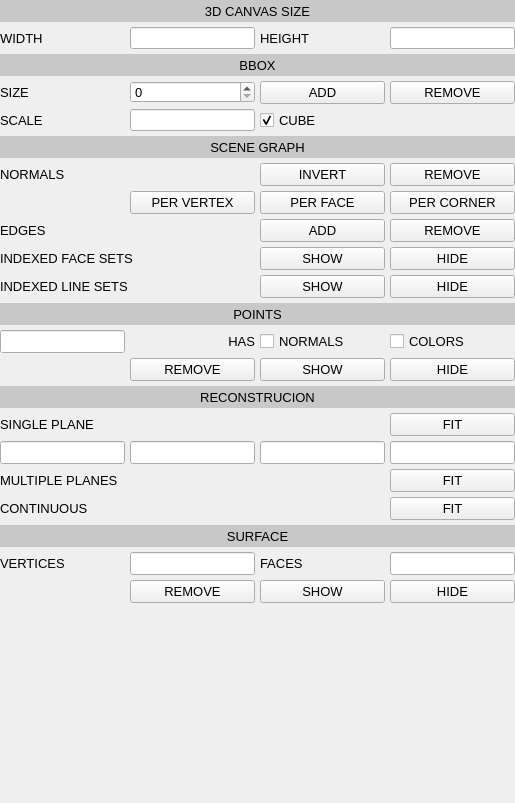
<?xml version="1.0" encoding="UTF-8"?>
<ui version="4.0">
  <class>WrlToolsWidget</class>
  <widget class="QWidget" name="WrlToolsWidget">

    <layout class="QVBoxLayout" name="toolsVBoxLayout">
      <property name="leftMargin">
	<number>0</number>
      </property>
      <property name="topMargin">
	<number>0</number>
      </property>
      <property name="rightMargin">
	<number>0</number>
      </property>
      <property name="bottomMargin">
	<number>0</number>
      </property>
      <property name="spacing">
	<number>0</number>
      </property>

      <item>
	<layout class="QGridLayout" name="toolsGridLayout">
	  <property name="leftMargin">
	    <number>0</number>
	  </property>
	  <property name="topMargin">
	    <number>0</number>
	  </property>
	  <property name="rightMargin">
	    <number>0</number>
	  </property>
	  <property name="bottomMargin">
	    <number>0</number>
	  </property>
	  <property name="spacing">
	    <number>5</number>
	  </property>

	  <!-- row 0 -->
	  <item row="0" column="0" colspan="4">
	    <widget class="QLabel" name="label3DCanvas">
	      <property name="sizePolicy">
		<sizepolicy hsizetype="Fixed" vsizetype="Fixed">
		  <horstretch>1</horstretch>
		  <verstretch>0</verstretch>
		</sizepolicy>
	      </property>
	      <property name="minimumSize">
		<size>
		  <width>50</width>
		  <height>22</height>
		</size>
	      </property>
	      <property name="maximumSize">
		<size>
		  <width>10000</width>
		  <height>22</height>
		</size>
	      </property>
	      <property name="alignment">
		<set>Qt::AlignHCenter|Qt::AlignVCenter</set>
	      </property>
	      <property name="styleSheet">
		<string notr="true">QLabel { background-color : rgb(200,200,200); color : black; }</string>
	      </property>
	      <property name="text">
		<string>3D CANVAS SIZE</string>
	      </property>
	      <property name="font">
		<font>
		  <pointsize>10</pointsize>
		</font>
	      </property>
	    </widget>
	  </item>

	  <!-- row 1 -->

	  <item row="1" column="0">
	    <widget class="QLabel" name="label3DCanvasWidth">
	      <property name="sizePolicy">
		<sizepolicy hsizetype="Fixed" vsizetype="Fixed">
		  <horstretch>1</horstretch>
		  <verstretch>0</verstretch>
		</sizepolicy>
	      </property>
	      <property name="minimumSize">
		<size>
		  <width>50</width>
		  <height>22</height>
		</size>
	      </property>
	      <property name="maximumSize">
		<size>
		  <width>10000</width>
		  <height>22</height>
		</size>
	      </property>
	      <property name="alignment">
		<set>Qt::AlignLeft|Qt::AlignVCenter</set>
	      </property>
	      <property name="margin">
		<number>5</number>
	      </property>
	      <property name="text">
		<string>WIDTH</string>
	      </property>
	      <property name="font">
		<font>
		  <pointsize>10</pointsize>
		</font>
	      </property>
	    </widget>
	  </item>

	  <item row="1" column="1">
	    <widget class="QLineEdit" name="edit3DCanvasWidth">
	      <property name="sizePolicy">
		<sizepolicy hsizetype="Fixed" vsizetype="Fixed">
		  <horstretch>1</horstretch>
		  <verstretch>0</verstretch>
		</sizepolicy>
	      </property>
	      <property name="minimumSize">
		<size>
		  <width>50</width>
		  <height>22</height>
		</size>
	      </property>
	      <property name="maximumSize">
		<size>
		  <width>10000</width>
		  <height>22</height>
		</size>
	      </property>
	      <property name="text">
		<string/>
	      </property>
	      <property name="readOnly">
		<bool>true</bool>
	      </property>
	      <property name="font">
		<font>
		  <pointsize>10</pointsize>
		</font>
	      </property>
	    </widget>
	  </item>

	  <item row="1" column="2">
	    <widget class="QLabel" name="label3DCanvasHeight">
	      <property name="sizePolicy">
		<sizepolicy hsizetype="Fixed" vsizetype="Fixed">
		  <horstretch>1</horstretch>
		  <verstretch>0</verstretch>
		</sizepolicy>
	      </property>
	      <property name="minimumSize">
		<size>
		  <width>50</width>
		  <height>22</height>
		</size>
	      </property>
	      <property name="maximumSize">
		<size>
		  <width>10000</width>
		  <height>22</height>
		</size>
	      </property>
	      <property name="margin">
		<number>5</number>
	      </property>
	      <property name="alignment">
		<set>Qt::AlignLeft|Qt::AlignVCenter</set>
	      </property>
	      <property name="text">
		<string>HEIGHT</string>
	      </property>
	      <property name="font">
		<font>
		  <pointsize>10</pointsize>
		</font>
	      </property>
	    </widget>
	  </item>

	  <item row="1" column="3">
	    <widget class="QLineEdit" name="edit3DCanvasHeight">
	      <property name="sizePolicy">
		<sizepolicy hsizetype="Fixed" vsizetype="Fixed">
		  <horstretch>1</horstretch>
		  <verstretch>0</verstretch>
		</sizepolicy>
	      </property>
	      <property name="minimumSize">
		<size>
		  <width>50</width>
		  <height>22</height>
		</size>
	      </property>
	      <property name="maximumSize">
		<size>
		  <width>10000</width>
		  <height>22</height>
		</size>
	      </property>
	      <property name="text">
		<string/>
	      </property>
	      <property name="readOnly">
		<bool>true</bool>
	      </property>
	      <property name="font">
		<font>
		  <pointsize>10</pointsize>
		</font>
	      </property>
	    </widget>
	  </item>

	  <!-- row 2 -->

	  <item row="2" column="0" colspan="4">
	    <widget class="QLabel" name="labelBBox">
	      <property name="sizePolicy">
		<sizepolicy hsizetype="Fixed" vsizetype="Fixed">
		  <horstretch>1</horstretch>
		  <verstretch>0</verstretch>
		</sizepolicy>
	      </property>
	      <property name="minimumSize">
		<size>
		  <width>50</width>
		  <height>22</height>
		</size>
	      </property>
	      <property name="maximumSize">
		<size>
		  <width>10000</width>
		  <height>22</height>
		</size>
	      </property>
	      <property name="alignment">
		<set>Qt::AlignHCenter|Qt::AlignVCenter</set>
	      </property>
	      <property name="styleSheet">
		<string notr="true">QLabel { background-color : rgb(200,200,200); color : black; }</string>
	      </property>
	      <property name="text">
		<string>BBOX</string>
	      </property>
	      <property name="font">
		<font>
		  <pointsize>10</pointsize>
		</font>
	      </property>
	    </widget>
	  </item>

	  <!-- row 3 -->

	  <item row="3" column="0">
	    <widget class="QLabel" name="labelBBoxSize">
	      <property name="sizePolicy">
		<sizepolicy hsizetype="Fixed" vsizetype="Fixed">
		  <horstretch>1</horstretch>
		  <verstretch>0</verstretch>
		</sizepolicy>
	      </property>
	      <property name="minimumSize">
		<size>
		  <width>50</width>
		  <height>22</height>
		</size>
	      </property>
	      <property name="maximumSize">
		<size>
		  <width>10000</width>
		  <height>22</height>
		</size>
	      </property>
	      <property name="margin">
		<number>5</number>
	      </property>
	      <property name="alignment">
		<set>Qt::AlignLeft|Qt::AlignVCenter</set>
	      </property>
	      <property name="text">
		<string>SIZE</string>
	      </property>
	      <property name="font">
		<font>
		  <pointsize>10</pointsize>
		</font>
	      </property>
	    </widget>
	  </item>

	  <item row="3" column="1">
	    <widget class="QSpinBox" name="spinBoxBBoxDepth">
	      <property name="sizePolicy">
		<sizepolicy hsizetype="Fixed" vsizetype="Fixed">
		  <horstretch>1</horstretch>
		  <verstretch>0</verstretch>
		</sizepolicy>
	      </property>
	      <property name="minimumSize">
		<size>
		  <width>50</width>
		  <height>22</height>
		</size>
	      </property>
	      <property name="maximumSize">
		<size>
		  <width>10000</width>
		  <height>22</height>
		</size>
	      </property>
	      <property name="minimum">
		<number>0</number>
	      </property>
	      <property name="maximum">
		<number>10</number>
	      </property>
	      <property name="value">
		<number>0</number>
	      </property>
	      <property name="font">
		<font>
		  <pointsize>10</pointsize>
		</font>
	      </property>
	    </widget>
	  </item>

	  <item row="3" column="2">
	    <widget class="QPushButton" name="pushButtonBBoxAdd">
	      <property name="text">
		<string>ADD</string>
	      </property>
	      <property name="font">
		<font>
		  <pointsize>10</pointsize>
		</font>
	      </property>
	    </widget>
	  </item>

	  <item row="3" column="3">
	    <widget class="QPushButton" name="pushButtonBBoxRemove">
	      <property name="text">
		<string>REMOVE</string>
	      </property>
	      <property name="font">
		<font>
		  <pointsize>10</pointsize>
		</font>
	      </property>
	    </widget>
	  </item>

	  <!-- row 4 -->

	  <item row="4" column="0">
	    <widget class="QLabel" name="labelBBoxScale">
	      <property name="sizePolicy">
		<sizepolicy hsizetype="Fixed" vsizetype="Fixed">
		  <horstretch>1</horstretch>
		  <verstretch>0</verstretch>
		</sizepolicy>
	      </property>
	      <property name="minimumSize">
		<size>
		  <width>50</width>
		  <height>22</height>
		</size>
	      </property>
	      <property name="maximumSize">
		<size>
		  <width>10000</width>
		  <height>22</height>
		</size>
	      </property>
	      <property name="margin">
		<number>5</number>
	      </property>
	      <property name="alignment">
		<set>Qt::AlignLeft|Qt::AlignVCenter</set>
	      </property>
	      <property name="text">
		<string>SCALE</string>
	      </property>
	      <property name="font">
		<font>
		  <pointsize>10</pointsize>
		</font>
	      </property>
	    </widget>
	  </item>
	  
	  <item row="4" column="1">
	    <widget class="QLineEdit" name="editBBoxScale">
	      <property name="sizePolicy">
		<sizepolicy hsizetype="Fixed" vsizetype="Fixed">
		  <horstretch>1</horstretch>
		  <verstretch>0</verstretch>
		</sizepolicy>
	      </property>
	      <property name="minimumSize">
		<size>
		  <width>50</width>
		  <height>22</height>
		</size>
	      </property>
	      <property name="maximumSize">
		<size>
		  <width>10000</width>
		  <height>22</height>
		</size>
	      </property>
	      <property name="text">
		<string/>
	      </property>
	      <property name="readOnly">
		<bool>false</bool>
	      </property>
	      <property name="font">
		<font>
		  <pointsize>10</pointsize>
		</font>
	      </property>
	    </widget>
	  </item>

	  <item row="4" column="2">
	    <widget class="QCheckBox" name="checkBoxBBoxCube">
	      <property name="sizePolicy">
		<sizepolicy hsizetype="Fixed" vsizetype="Fixed">
		  <horstretch>1</horstretch>
		  <verstretch>0</verstretch>
		</sizepolicy>
	      </property>
	      <property name="minimumSize">
		<size>
		  <width>50</width>
		  <height>22</height>
		</size>
	      </property>
	      <property name="maximumSize">
		<size>
		  <width>10000</width>
		  <height>22</height>
		</size>
	      </property>
	      <property name="checked">
		<bool>true</bool>
	      </property>
	      <property name="text">
		<string>CUBE</string>
	      </property>
	      <property name="font">
		<font>
		  <pointsize>10</pointsize>
		</font>
	      </property>
	    </widget>
	  </item>

	  <!-- row 5 -->

	  <item row="5" column="0" colspan="4">
	    <widget class="QLabel" name="labelSceneGraph">
	      <property name="sizePolicy">
		<sizepolicy hsizetype="Fixed" vsizetype="Fixed">
		  <horstretch>1</horstretch>
		  <verstretch>0</verstretch>
		</sizepolicy>
	      </property>
	      <property name="minimumSize">
		<size>
		  <width>50</width>
		  <height>22</height>
		</size>
	      </property>
	      <property name="maximumSize">
		<size>
		  <width>10000</width>
		  <height>22</height>
		</size>
	      </property>
	      <property name="alignment">
		<set>Qt::AlignHCenter|Qt::AlignVCenter</set>
	      </property>
	      <property name="styleSheet">
		<string notr="true">QLabel { background-color : rgb(200,200,200); color : black; }</string>
	      </property>
	      <property name="text">
		<string>SCENE GRAPH</string>
	      </property>
	      <property name="font">
		<font>
		  <pointsize>10</pointsize>
		</font>
	      </property>
	    </widget>
	  </item>

	  <!-- row 6 -->

	  <item row="6" column="0" colspan="2">
	    <widget class="QLabel" name="labelSceneGraphNormalBinding">
	      <property name="sizePolicy">
		<sizepolicy hsizetype="Fixed" vsizetype="Fixed">
		  <horstretch>1</horstretch>
		  <verstretch>0</verstretch>
		</sizepolicy>
	      </property>
	      <property name="minimumSize">
		<size>
		  <width>50</width>
		  <height>22</height>
		</size>
	      </property>
	      <property name="maximumSize">
		<size>
		  <width>10000</width>
		  <height>22</height>
		</size>
	      </property>
	      <property name="margin">
		<number>5</number>
	      </property>
	      <property name="alignment">
		<set>Qt::AlignLeft|Qt::AlignVCenter</set>
	      </property>
	      <property name="text">
		<string>NORMALS</string>
	      </property>
	      <property name="font">
		<font>
		  <pointsize>10</pointsize>
		</font>
	      </property>
	    </widget>
	  </item>

	  <item row="6" column="2">
	    <widget class="QPushButton" name="pushButtonSceneGraphNormalInvert">
	      <property name="text">
		<string>INVERT</string>
	      </property>
	      <property name="font">
		<font>
		  <pointsize>10</pointsize>
		</font>
	      </property>
	    </widget>
	  </item>

	  <item row="6" column="3">
	    <widget class="QPushButton" name="pushButtonSceneGraphNormalNone">
	      <property name="text">
		<string>REMOVE</string>
	      </property>
	      <property name="font">
		<font>
		  <pointsize>10</pointsize>
		</font>
	      </property>
	    </widget>
	  </item>

	  <!-- row 7 -->

	  <item row="7" column="1">
	    <widget class="QPushButton" name="pushButtonSceneGraphNormalPerVertex">
	      <property name="text">
		<string>PER VERTEX</string>
	      </property>
	      <property name="font">
		<font>
		  <pointsize>10</pointsize>
		</font>
	      </property>
	    </widget>
	  </item>

	  <item row="7" column="2">
	    <widget class="QPushButton" name="pushButtonSceneGraphNormalPerFace">
	      <property name="text">
		<string>PER FACE</string>
	      </property>
	      <property name="font">
		<font>
		  <pointsize>10</pointsize>
		</font>
	      </property>
	    </widget>
	  </item>

	  <item row="7" column="3">
	    <widget class="QPushButton" name="pushButtonSceneGraphNormalPerCorner">
	      <property name="text">
		<string>PER CORNER</string>
	      </property>
	      <property name="font">
		<font>
		  <pointsize>10</pointsize>
		</font>
	      </property>
	    </widget>
	  </item>

	  <!-- row 8 -->

	  <item row="8" column="0" colspan="2">
	    <widget class="QLabel" name="labelSceneGraphEdges">
	      <property name="margin">
		<number>5</number>
	      </property>
	      <property name="alignment">
		<set>Qt::AlignLeft|Qt::AlignVCenter</set>
	      </property>
	      <property name="text">
		<string>EDGES</string>
	      </property>
	      <property name="font">
		<font>
		  <pointsize>10</pointsize>
		</font>
	      </property>
	    </widget>
	  </item>

	  <item row="8" column="2">
	    <widget class="QPushButton" name="pushButtonSceneGraphEdgesAdd">
	      <property name="text">
		<string>ADD</string>
	      </property>
	      <property name="font">
		<font>
		  <pointsize>10</pointsize>
		</font>
	      </property>
	    </widget>
	  </item>

	  <item row="8" column="3">
	    <widget class="QPushButton" name="pushButtonSceneGraphEdgesRemove">
	      <property name="text">
		<string>REMOVE</string>
	      </property>
	      <property name="font">
		<font>
		  <pointsize>10</pointsize>
		</font>
	      </property>
	    </widget>
	  </item>

	  <!-- row 9 -->

	  <item row="9" column="0" colspan="2">
	    <widget class="QLabel" name="labelSceneIndexedFaceSets">
	      <property name="margin">
		<number>5</number>
	      </property>
	      <property name="alignment">
		<set>Qt::AlignLeft|Qt::AlignVCenter</set>
	      </property>
	      <property name="text">
		<string>INDEXED FACE SETS</string>
	      </property>
	      <property name="font">
		<font>
		  <pointsize>10</pointsize>
		</font>
	      </property>
	    </widget>
	  </item>

	  <item row="9" column="2">
	    <widget class="QPushButton"
		    name="pushButtonSceneGraphIndexedFaceSetsShow">
	      <property name="text">
		<string>SHOW</string>
	      </property>
	      <property name="font">
		<font>
		  <pointsize>10</pointsize>
		</font>
	      </property>
	    </widget>
	  </item>

	  <item row="9" column="3">
	    <widget class="QPushButton"
		    name="pushButtonSceneGraphIndexedFaceSetsHide">
	      <property name="text">
		<string>HIDE</string>
	      </property>
	      <property name="font">
		<font>
		  <pointsize>10</pointsize>
		</font>
	      </property>
	    </widget>
	  </item>

	  <!-- row 10 -->

	  <item row="10" column="0" colspan="2">
	    <widget class="QLabel" name="labelSceneIndexedLineSets">
	      <property name="margin">
		<number>5</number>
	      </property>
	      <property name="alignment">
		<set>Qt::AlignLeft|Qt::AlignVCenter</set>
	      </property>
	      <property name="text">
		<string>INDEXED LINE SETS</string>
	      </property>
	      <property name="font">
		<font>
		  <pointsize>10</pointsize>
		</font>
	      </property>
	    </widget>
	  </item>

	  <item row="10" column="2">
	    <widget class="QPushButton"
		    name="pushButtonSceneGraphIndexedLineSetsShow">
	      <property name="text">
		<string>SHOW</string>
	      </property>
	      <property name="font">
		<font>
		  <pointsize>10</pointsize>
		</font>
	      </property>
	    </widget>
	  </item>

	  <item row="10" column="3">
	    <widget class="QPushButton"
		    name="pushButtonSceneGraphIndexedLineSetsHide">
	      <property name="text">
		<string>HIDE</string>
	      </property>
	      <property name="font">
		<font>
		  <pointsize>10</pointsize>
		</font>
	      </property>
	    </widget>
	  </item>

	  <!-- row 11 -->
	  <item row="11" column="0" colspan="4">
	    <widget class="QLabel" name="labelPoints">
	      <property name="sizePolicy">
		<sizepolicy hsizetype="Fixed" vsizetype="Fixed">
		  <horstretch>1</horstretch>
		  <verstretch>0</verstretch>
		</sizepolicy>
	      </property>
	      <property name="minimumSize">
		<size>
		  <width>50</width>
		  <height>22</height>
		</size>
	      </property>
	      <property name="maximumSize">
		<size>
		  <width>10000</width>
		  <height>22</height>
		</size>
	      </property>
	      <property name="alignment">
		<set>Qt::AlignHCenter|Qt::AlignVCenter</set>
	      </property>
	      <property name="styleSheet">
		<string notr="true">QLabel { background-color : rgb(200,200,200); color : black; }</string>
	      </property>
	      <property name="text">
		<string>POINTS</string>
	      </property>
	      <property name="font">
		<font>
		  <pointsize>10</pointsize>
		</font>
	      </property>
	    </widget>
	  </item>

	  <!-- row 12 -->

	  <item row="12" column="0">
	    <widget class="QLineEdit" name="editPointsNumber">
	      <property name="text">
		<string/>
	      </property>
	      <property name="readOnly">
		<bool>true</bool>
	      </property>
	      <property name="font">
		<font>
		  <pointsize>10</pointsize>
		</font>
	      </property>
	    </widget>
	  </item>

	  <item row="12" column="1">
	    <widget class="QLabel" name="labelPointsHas">
	      <property name="margin">
		<number>5</number>
	      </property>
	      <property name="alignment">
		<set>Qt::AlignRight|Qt::AlignVCenter</set>
	      </property>
	      <property name="text">
		<string>HAS</string>
	      </property>
	      <property name="font">
		<font>
		  <pointsize>10</pointsize>
		</font>
	      </property>
	    </widget>
	  </item>

	  <item row="12" column="2">
	    <widget class="QCheckBox" name="checkBoxPointsHasNormals">
	      <property name="text">
		<string>NORMALS</string>
	      </property>
	      <property name="checkable">
		<bool>false</bool>
	      </property>
	      <property name="font">
		<font>
		  <pointsize>10</pointsize>
		</font>
	      </property>
	    </widget>
	  </item>

	  <item row="12" column="3">
	    <widget class="QCheckBox" name="checkBoxPointsHasColors">
	      <property name="text">
		<string>COLORS</string>
	      </property>
	      <property name="checkable">
		<bool>false</bool>
	      </property>
	      <property name="font">
		<font>
		  <pointsize>10</pointsize>
		</font>
	      </property>
	    </widget>
	  </item>

	  <!-- row 13 -->

	  <item row="13" column="1">
	    <widget class="QPushButton" name="pushButtonPointsRemove">
	      <property name="text">
		<string>REMOVE</string>
	      </property>
	      <property name="font">
		<font>
		  <pointsize>10</pointsize>
		</font>
	      </property>
	    </widget>
	  </item>

	  <item row="13" column="2">
	    <widget class="QPushButton" name="pushButtonPointsShow">
	      <property name="text">
		<string>SHOW</string>
	      </property>
	      <property name="font">
		<font>
		  <pointsize>10</pointsize>
		</font>
	      </property>
	    </widget>
	  </item>

	  <item row="13" column="3">
	    <widget class="QPushButton" name="pushButtonPointsHide">
	      <property name="text">
		<string>HIDE</string>
	      </property>
	      <property name="font">
		<font>
		  <pointsize>10</pointsize>
		</font>
	      </property>
	    </widget>
	  </item>

	  <!-- row 14 -->

	  <item row="14" column="0" colspan="4">
	    <widget class="QLabel" name="labelReconstruction">
	      <property name="sizePolicy">
		<sizepolicy hsizetype="Fixed" vsizetype="Fixed">
		  <horstretch>1</horstretch>
		  <verstretch>0</verstretch>
		</sizepolicy>
	      </property>
	      <property name="minimumSize">
		<size>
		  <width>50</width>
		  <height>22</height>
		</size>
	      </property>
	      <property name="maximumSize">
		<size>
		  <width>10000</width>
		  <height>22</height>
		</size>
	      </property>
	      <property name="alignment">
		<set>Qt::AlignHCenter|Qt::AlignVCenter</set>
	      </property>
	      <property name="styleSheet">
		<string notr="true">QLabel { background-color : rgb(200,200,200); color : black; }</string>
	      </property>
	      <property name="text">
		<string>RECONSTRUCION</string>
	      </property>
	      <property name="font">
		<font>
		  <pointsize>10</pointsize>
		</font>
	      </property>
	    </widget>
	  </item>

	  <!-- row 15 -->

	  <item row="15" column="0" colspan="2">
	    <widget class="QLabel" name="labelSurfaceSinglePlane">
	      <property name="margin">
		<number>5</number>
	      </property>
	      <property name="alignment">
		<set>Qt::AlignLeft|Qt::AlignVCenter</set>
	      </property>
	      <property name="text">
		<string>SINGLE PLANE</string>
	      </property>
	      <property name="font">
		<font>
		  <pointsize>10</pointsize>
		</font>
	      </property>
	    </widget>
	  </item>

	  <item row="15" column="3">
	    <widget class="QPushButton" name="pushButtonSurfaceSinglePlaneFit">
	      <property name="text">
		<string>FIT</string>
	      </property>
	      <property name="font">
		<font>
		  <pointsize>10</pointsize>
		</font>
	      </property>
	    </widget>
	  </item>

	  <!-- row 16 -->

	  <item row="16" column="0">
	    <widget class="QLineEdit" name="editSurfaceSinglePlaneCoefficient0">
	      <property name="text">
		<string/>
	      </property>
	      <property name="readOnly">
		<bool>true</bool>
	      </property>
	      <property name="font">
		<font>
		  <pointsize>10</pointsize>
		</font>
	      </property>
	    </widget>
	  </item>

	  <item row="16" column="1">
	    <widget class="QLineEdit" name="editSurfaceSinglePlaneCoefficient1">
	      <property name="text">
		<string/>
	      </property>
	      <property name="readOnly">
		<bool>true</bool>
	      </property>
	      <property name="font">
		<font>
		  <pointsize>10</pointsize>
		</font>
	      </property>
	    </widget>
	  </item>

	  <item row="16" column="2">
	    <widget class="QLineEdit" name="editSurfaceSinglePlaneCoefficient2">
	      <property name="text">
		<string/>
	      </property>
	      <property name="readOnly">
		<bool>true</bool>
	      </property>
	      <property name="font">
		<font>
		  <pointsize>10</pointsize>
		</font>
	      </property>
	    </widget>
	  </item>

	  <item row="16" column="3">
	    <widget class="QLineEdit" name="editSurfaceSinglePlaneCoefficient3">
	      <property name="text">
		<string/>
	      </property>
	      <property name="readOnly">
		<bool>true</bool>
	      </property>
	      <property name="font">
		<font>
		  <pointsize>10</pointsize>
		</font>
	      </property>
	    </widget>
	  </item>

	  <!-- row 17 -->

	  <item row="17" column="0" colspan="2">
	    <widget class="QLabel" name="labelSurfaceMultiplePlanes">
	      <property name="margin">
		<number>5</number>
	      </property>
	      <property name="alignment">
		<set>Qt::AlignLeft|Qt::AlignVCenter</set>
	      </property>
	      <property name="text">
		<string>MULTIPLE PLANES</string>
	      </property>
	      <property name="font">
		<font>
		  <pointsize>10</pointsize>
		</font>
	      </property>
	    </widget>
	  </item>

	  <item row="17" column="3">
	    <widget class="QPushButton" name="pushButtonSurfaceMultiplePlanesFit">
	      <property name="text">
		<string>FIT</string>
	      </property>
	      <property name="font">
		<font>
		  <pointsize>10</pointsize>
		</font>
	      </property>
	    </widget>
	  </item>

	  <!-- row 18 -->

	  <item row="18" column="0" colspan="2">
	    <widget class="QLabel" name="labelSurfaceContinuous">
	      <property name="margin">
		<number>5</number>
	      </property>
	      <property name="alignment">
		<set>Qt::AlignLeft|Qt::AlignVCenter</set>
	      </property>
	      <property name="text">
		<string>CONTINUOUS</string>
	      </property>
	      <property name="font">
		<font>
		  <pointsize>10</pointsize>
		</font>
	      </property>
	    </widget>
	  </item>

	  <item row="18" column="3">
	    <widget class="QPushButton" name="pushButtonSurfaceContinuousFit">
	      <property name="text">
		<string>FIT</string>
	      </property>
	      <property name="font">
		<font>
		  <pointsize>10</pointsize>
		</font>
	      </property>
	    </widget>
	  </item>
	  
	  <!-- row 19 -->

	  <item row="19" column="0" colspan="4">
	    <widget class="QLabel" name="labelSurface">
	      <property name="sizePolicy">
		<sizepolicy hsizetype="Fixed" vsizetype="Fixed">
		  <horstretch>1</horstretch>
		  <verstretch>0</verstretch>
		</sizepolicy>
	      </property>
	      <property name="minimumSize">
		<size>
		  <width>50</width>
		  <height>22</height>
		</size>
	      </property>
	      <property name="maximumSize">
		<size>
		  <width>10000</width>
		  <height>22</height>
		</size>
	      </property>
	      <property name="alignment">
		<set>Qt::AlignHCenter|Qt::AlignVCenter</set>
	      </property>
	      <property name="styleSheet">
		<string notr="true">QLabel { background-color : rgb(200,200,200); color : black; }</string>
	      </property>
	      <property name="text">
		<string>SURFACE</string>
	      </property>
	      <property name="font">
		<font>
		  <pointsize>10</pointsize>
		</font>
	      </property>
	    </widget>
	  </item>

	  <!-- row 20 -->

	  <item row="20" column="0">
	    <widget class="QLabel" name="labelSurfaceVertices">
	      <property name="margin">
		<number>5</number>
	      </property>
	      <property name="alignment">
		<set>Qt::AlignLeft|Qt::AlignVCenter</set>
	      </property>
	      <property name="text">
		<string>VERTICES</string>
	      </property>
	      <property name="font">
		<font>
		  <pointsize>10</pointsize>
		</font>
	      </property>
	    </widget>
	  </item>

	  <item row="20" column="1">
	    <widget class="QLineEdit" name="editSurfaceVertices">
	      <property name="text">
		<string/>
	      </property>
	      <property name="readOnly">
		<bool>true</bool>
	      </property>
	      <property name="font">
		<font>
		  <pointsize>10</pointsize>
		</font>
	      </property>
	    </widget>
	  </item>

	  <item row="20" column="2">
	    <widget class="QLabel" name="labelSurfaceFaces">
	      <property name="margin">
		<number>5</number>
	      </property>
	      <property name="alignment">
		<set>Qt::AlignLeft|Qt::AlignVCenter</set>
	      </property>
	      <property name="text">
		<string>FACES</string>
	      </property>
	      <property name="font">
		<font>
		  <pointsize>10</pointsize>
		</font>
	      </property>
	    </widget>
	  </item>

	  <item row="20" column="3">
	    <widget class="QLineEdit" name="editSurfaceFaces">
	      <property name="text">
		<string/>
	      </property>
	      <property name="readOnly">
		<bool>true</bool>
	      </property>
	      <property name="font">
		<font>
		  <pointsize>10</pointsize>
		</font>
	      </property>
	    </widget>
	  </item>

	  <!-- row 21 -->

	  <item row="21" column="1">
	    <widget class="QPushButton" name="pushButtonSurfaceRemove">
	      <property name="text">
		<string>REMOVE</string>
	      </property>
	      <property name="font">
		<font>
		  <pointsize>10</pointsize>
		</font>
	      </property>
	    </widget>
	  </item>

	  <item row="21" column="2">
	    <widget class="QPushButton" name="pushButtonSurfaceShow">
	      <property name="text">
		<string>SHOW</string>
	      </property>
	      <property name="font">
		<font>
		  <pointsize>10</pointsize>
		</font>
	      </property>
	    </widget>
	  </item>

	  <item row="21" column="3">
	    <widget class="QPushButton" name="pushButtonSurfaceHide">
	      <property name="text">
		<string>HIDE</string>
	      </property>
	      <property name="font">
		<font>
		  <pointsize>10</pointsize>
		</font>
	      </property>
	    </widget>
	  </item>

	</layout> <!-- "toolsGridLayout" -->
      </item>

      <item>
	<spacer name="toolsVerticalSpacer">
	  <property name="orientation">
	    <enum>Qt::Vertical</enum>
	  </property>
	  <property name="sizeHint" stdset="0">
	    <size>
	      <width>200</width>
	      <height>200</height>
	    </size>
	  </property>
	</spacer>
      </item>

    </layout> <!-- "toolsVBoxLayout" -->

  </widget> <!-- "toolsWidget" -->

  <resources/>
  <connections/>
</ui>
